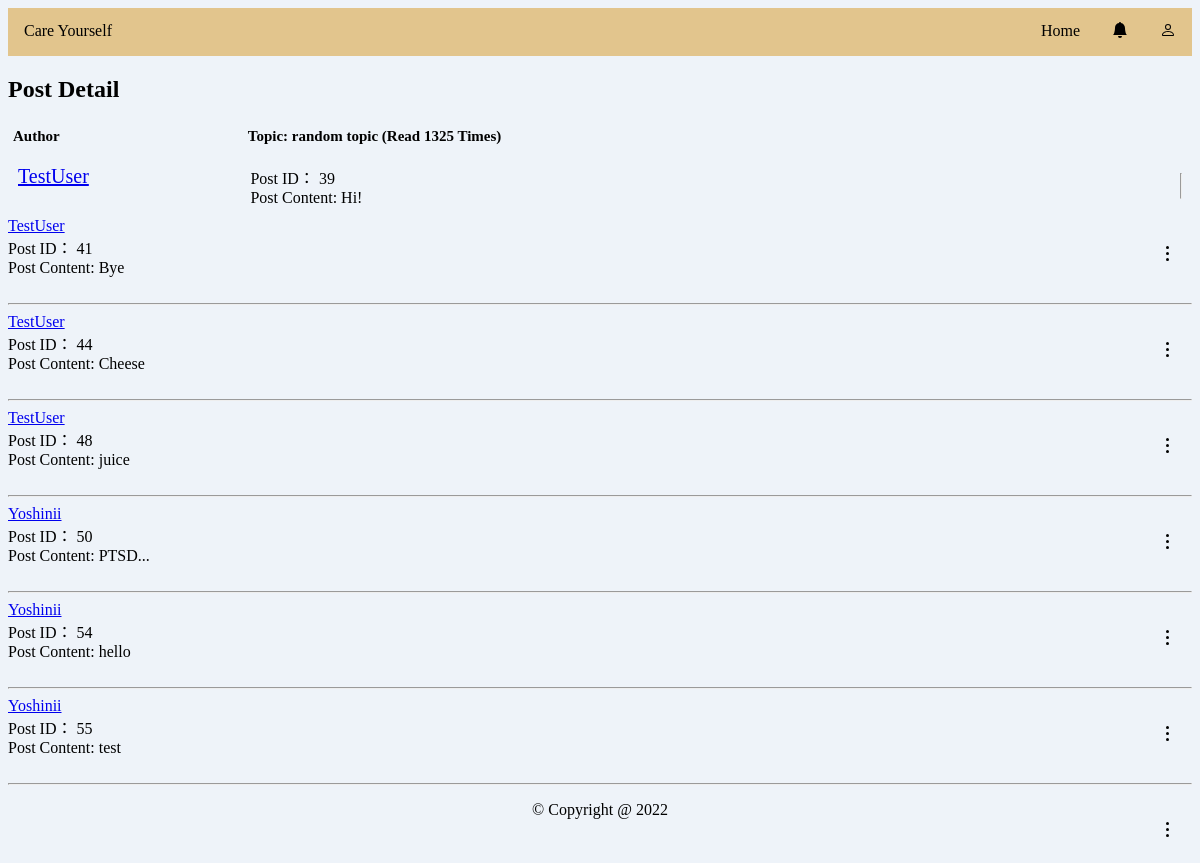
The page /detail.php (signed in) on the database its author committed.
### tables this page shows
CREATE TABLE `posts` (
  `post_id` int(11) NOT NULL,
  `user_id` int(11) NOT NULL,
  `post_title` varchar(255) NOT NULL,
  `post_content` varchar(10000) NOT NULL
);

CREATE TABLE `users` (
  `user_id` int(11) NOT NULL,
  `username` varchar(100) NOT NULL,
  `email` varchar(100) NOT NULL,
  `password` varchar(14) NOT NULL,
  `aboutMe` varchar(255) NOT NULL,
  `role` varchar(255) NOT NULL
);

### detail.php (the view, shortened to what this page needs)
<?php
include 'viewUsername.php';
?>
<!DOCTYPE html>
<html lang="en" xml:lang="en">
<head>
    <link rel="stylesheet" href="https://cdnjs.cloudflare.com/ajax/libs/font-awesome/4.7.0/css/font-awesome.min.css">
    <link rel="stylesheet" type="text/css" href="../css/style.css">
    <link rel="stylesheet" href="https://s.pageclip.co/v1/pageclip.css" media="screen"/>
    <link rel="stylesheet" href="css/style.css" type="text/css" />
</head>
<body>
    <header>
        <div class="container">
            <div class="row">
            <div class="navbar">
            <div class="navbar-header">
                <div class="col-sm-6 col-md-3 logo navbar-logo">
                    <a href="index.php">
                        Care Yourself
                    </a>
                </div>
                <div class="navbar-navigation">
                    <div class="btn_home">
                        <a href="index.php">
                            Home
                        </a>
                    </div>
                    <div class="dropdown">
                        <button class="dropbtn">
                            <svg xmlns="http://www.w3.org/2000/svg" width="16" height="16" fill="currentColor" class="bi bi-bell-fill" viewBox="0 0 16 16">
                                <path d="M8 16a2 2 0 0 0 2-2H6a2 2 0 0 0 2 2zm.995-14.901a1 1 0 1 0-1.99 0A5.002 5.002 0 0 0 3 6c0 1.098-.5 6-2 7h14c-1.5-1-2-5.902-2-7 0-2.42-1.72-4.44-4.005-4.901z"/>
                            </svg>
                        </button>
                    </div>
                    <div class="dropdown">
                        <button class="dropbtn">
                        </button>
                    </div>
                </div>
                </div>
            </div>
            </div>
        </div>
        </header>
        <div class="posts-details">
            <form action="" method="POST">
                <h2>Post Detail</h2>
        <div class="container">
        <div class="topic-container">
            <div class="head">
                <div class="authors">Author</div>
                <div class="content">Topic: random topic (Read 1325 Times)</div>
            </div>
            <div class="body">
                <?php
                $sql = "SELECT * FROM posts INNER JOIN users on posts.user_id=users.user_id";
                $result = $conn->query($sql);
	if ($result)
	{
		while($row = $result->fetch_assoc())
		{
                    echo '<div class="authors">';
                    echo '<div class="username"><a href="userProfile.php?user_id=' . $row['user_id'] . '"><label class="username">' . $row['username'] . '</label></a></div>';
                    echo '</div>';
                    echo '<div class="content">';
                    echo '<div class="viewPost">';
                    echo '<label class="viewPost"> Post ID： ' . $row['post_id'] . '<br> Post Content: ' . $row['post_content'] . '</label>';
                    echo '</div>';
                    echo '</div>';
                    echo '<br>';
                    echo '<hr>';
                ?>
            </div>
            <div class="btn _aasm">
                        <div class="option_dropdown">
                            <ul class="option_dropBtn icons btn-right showLeft" onclick="showDropdown()">
                                <li></li>
                                <li></li>
                                <li></li>
                            </ul>
                        </div>
                    </div>
        </div>
<?php
                }
        }
?>
        <footer>
            <div>
                <p>
                    <a>&copy; Copyright @ 2022</a>
                </p>
            </div>
        </footer>
    </body>
</html>

### css/style.css (style rules this page uses)
body { background-color: #eef3f9; }
header { background-color: #e2c58d; }
.navbar { overflow: hidden; }
.navbar-header { width: 100%; left: 0; right: 0; align-content: center; }
.navbar .navbar-logo a { color: #000000; }
.navbar-navigation { width: auto; left: 0; right: 0; float: right; }
.btn_home, .dropdown { float: left; overflow: hidden; }
.navbar a { float: left; font-size: 16px; color: #000000; text-align: center; padding: 14px 16px; text-decoration: none; }
.dropdown { float: left; overflow: hidden; }
.dropdown .dropbtn { font-size: 16px; border: none; outline: none; color: #000000; padding: 14px 16px; background-color: inherit; font-family: inherit; margin: 0; }
* { box-sizing:border-box }
.posts-details { left: 0; right: 0; width: 100%; }
.posts-details .container .topic-container .head { display: flex; padding: 5px; font-weight: bold; font-size: 15px; }
.authors { flex: 20%; }
.content { flex: 80%; }
.body { display: flex; padding: 10px; margin-top: 5px; }
.body .authors .username { font-size: 20px; }
footer { bottom: 0; width: 100%; left: 0; right: 0; text-align: center; }

### detail.php (style rules this page uses)
.showLeft { background-color: #eef3f9 !important; border: none; text-shadow: white; color: black; padding: 10px; }
.icons li { background: none repeat scroll 0 0 black; height: 3px; width: 3px; line-height: 0; list-style: none outside none; margin-right: 15px; margin-top: 3px; vertical-align: top; border-radius: 50%; pointer-events: none; }
.option_dropBtn { background-color: #4caf50; color: white; font-size: 16px; border: none; cursor: pointer; }
.option_dropdown { position: absolute; display: inline-block; right: 0.4em; }

### rows shown on the page
posts: user.username "TestUser", post_id "39", post_content "Hi!"
posts: user.username "TestUser", post_id "41", post_content "Bye"
posts: user.username "TestUser", post_id "44", post_content "Cheese"
posts: user.username "TestUser", post_id "48", post_content "juice"
posts: user.username "Yoshinii", post_id "50", post_content "PTSD..."
posts: user.username "Yoshinii", post_id "54", post_content "hello"
posts: user.username "Yoshinii", post_id "55", post_content "test"
